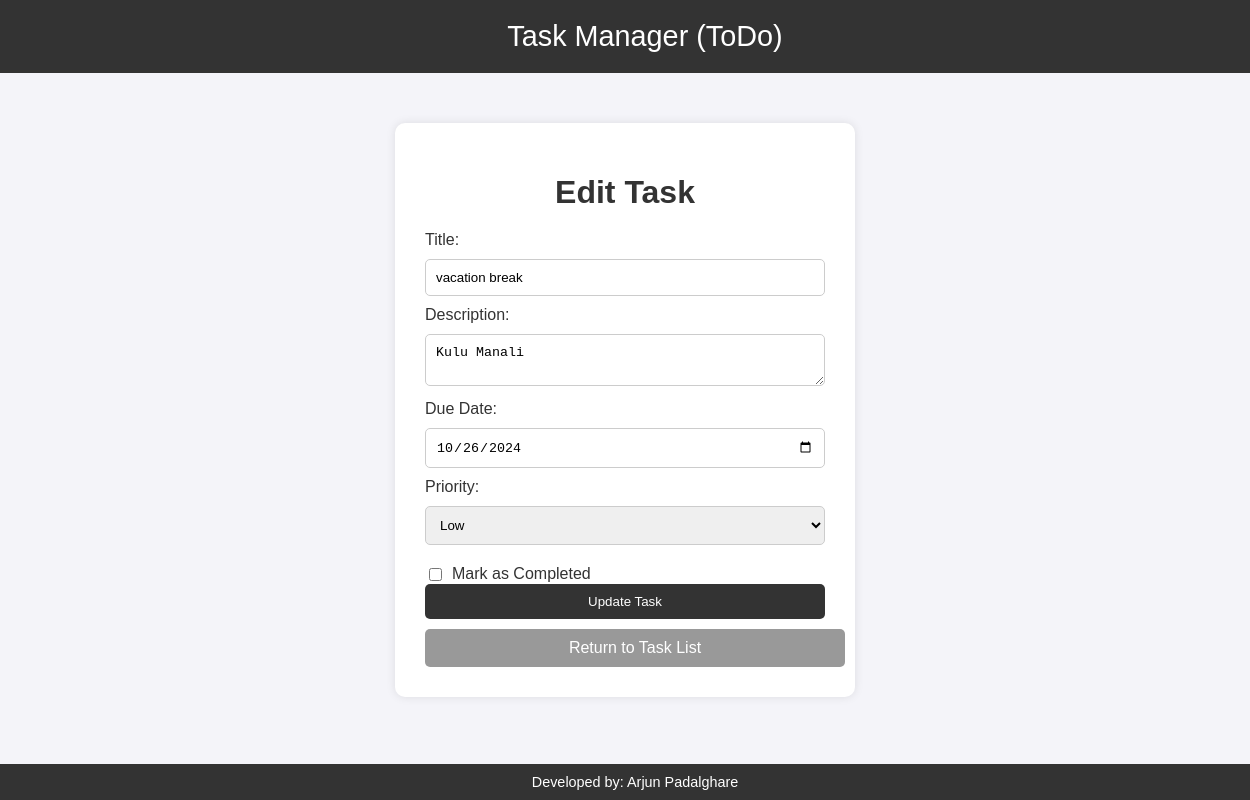
The app's page /edit_task/5 (signed in), older data.
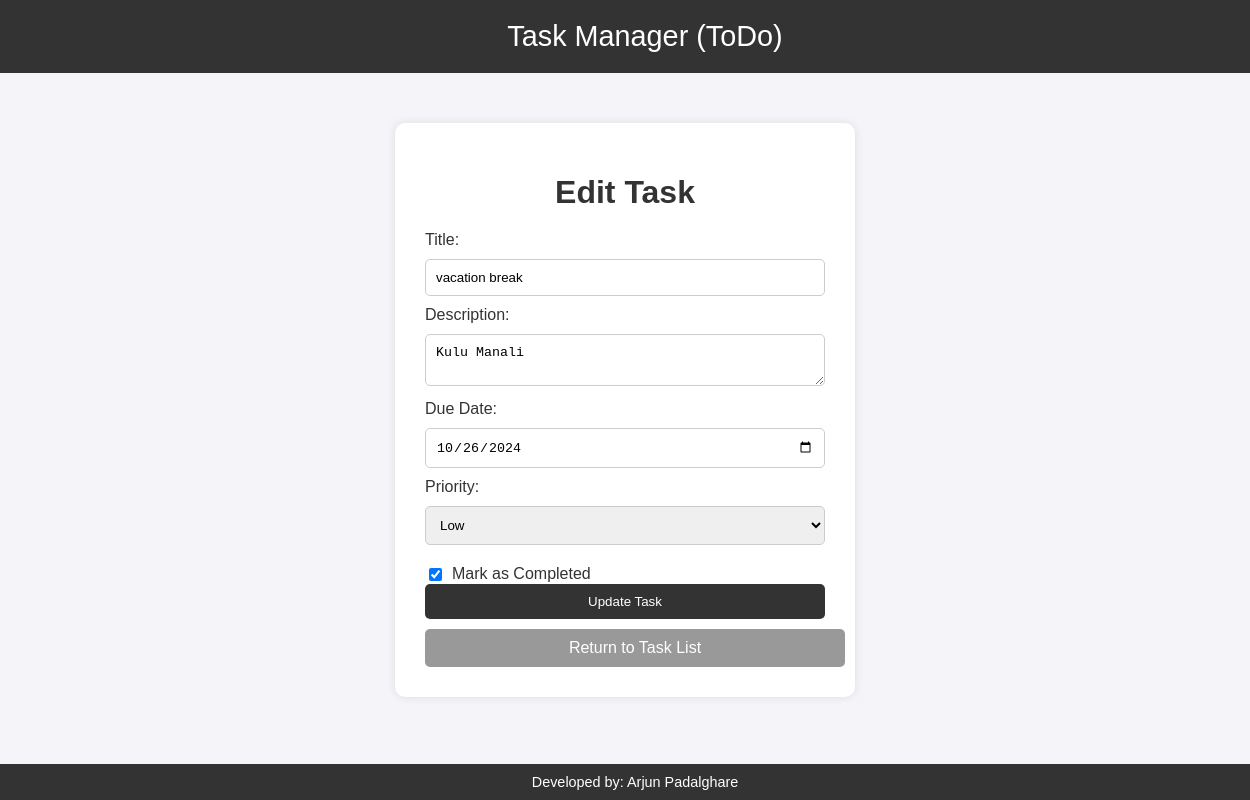
The same page, newer data.
### app/models.py (models this page shows)
class Task(db.Model):
    id = db.Column(db.Integer, primary_key=True)
    title = db.Column(db.String(100), nullable=False)
    description = db.Column(db.Text, nullable=True)
    due_date = db.Column(db.DateTime, nullable=True)
    priority = db.Column(db.String(50), nullable=False, default='Low')
    completed = db.Column(db.Boolean, default=False)
    user_id = db.Column(db.Integer, db.ForeignKey('user.id'), nullable=False)

### app/routes.py (the view, shortened to what this page needs)
@app.route('/edit_task/<int:task_id>', methods=['GET', 'POST'])
@login_required
@nocache
def edit_task(task_id):
    task = Task.query.get_or_404(task_id)
    return render_template('edit_task.html', task=task)

### app/routes.py (called while the page is built)
def nocache(view):
    @wraps(view)
    def no_cache(*args, **kwargs):
        response = make_response(view(*args, **kwargs))
        response.headers["Cache-Control"] = "no-store, no-cache, must-revalidate, post-check=0, pre-check=0, max-age=0"
        response.headers["Pragma"] = "no-cache"
        response.headers["Expires"] = "-1"
        return response
    return no_cache

def login_required(f):
    @wraps(f)
    def decorated_function(*args, **kwargs):
        if 'username' not in session:
            flash('Please log in to access this page.')
            return redirect(url_for('login'))
        return f(*args, **kwargs)
    return decorated_function

### templates/edit_task.html (shortened to what this page needs)
<!DOCTYPE html>
<html>
<head>
</head>
<body>
    <div class="header">
        Task Manager (ToDo)
    </div>
    <div class="content">
        <div class="form-container">
            <h1>Edit Task</h1>
            <form method="POST" action="{{ url_for('edit_task', task_id=task.id) }}">
                <label for="title">Title:</label>
                <input type="text" name="title" value="{{ task.title }}" required>
                <label for="description">Description:</label>
                <textarea name="description" placeholder="Task Description">{{ task.description }}</textarea>
                <label for="due_date">Due Date:</label>
                <input type="date" name="due_date" value="{{ task.due_date.strftime('%Y-%m-%d') if task.due_date else '' }}">
                <label for="priority">Priority:</label>
                <select name="priority">
                    <option value="Low" {% if task.priority == 'Low' %}selected{% endif %}>Low</option>
                </select>
                <label class="checkbox-label">
                    <input type="checkbox" name="completed" {% if task.completed %}checked{% endif %}>
                    Mark as Completed
                </label>
                <input type="submit" value="Update Task">
            </form>
            <a href="{{ url_for('view_tasks') }}" class="return-button">Return to Task List</a>
        </div>
    </div>
    <div class="footer">
        Developed by: Arjun Padalghare
    </div>
</body>
</html>

Row changes from the older to the newer data that the page shows:
changed Task "vacation break": completed "☐" → "☑"
